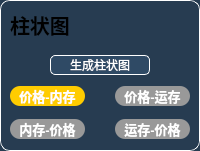
       <widget class="QFrame" name="frame_7">
        <property name="sizePolicy">
         <sizepolicy hsizetype="Preferred" vsizetype="Preferred">
          <horstretch>1</horstretch>
          <verstretch>0</verstretch>
         </sizepolicy>
        </property>
        <property name="styleSheet">
         <string notr="true">background-color: rgb(39,60,81);
border: 1px solid rgb(255, 255, 255);
border-radius: 10px;</string>
        </property>
        <property name="frameShape">
         <enum>QFrame::StyledPanel</enum>
        </property>
        <property name="frameShadow">
         <enum>QFrame::Raised</enum>
        </property>
        <layout class="QVBoxLayout" name="verticalLayout_4">
         <property name="spacing">
          <number>0</number>
         </property>
         <property name="leftMargin">
          <number>0</number>
         </property>
         <property name="topMargin">
          <number>0</number>
         </property>
         <property name="rightMargin">
          <number>0</number>
         </property>
         <property name="bottomMargin">
          <number>0</number>
         </property>
         <item>
          <widget class="QFrame" name="frame_20">
           <property name="sizePolicy">
            <sizepolicy hsizetype="Preferred" vsizetype="Preferred">
             <horstretch>1</horstretch>
             <verstretch>1</verstretch>
            </sizepolicy>
           </property>
           <property name="styleSheet">
            <string notr="true">border: 0px;</string>
           </property>
           <property name="frameShape">
            <enum>QFrame::StyledPanel</enum>
           </property>
           <property name="frameShadow">
            <enum>QFrame::Raised</enum>
           </property>
           <layout class="QHBoxLayout" name="horizontalLayout_3">
            <property name="bottomMargin">
             <number>5</number>
            </property>
            <item>
             <widget class="QLabel" name="label_6">
              <property name="sizePolicy">
               <sizepolicy hsizetype="Preferred" vsizetype="Preferred">
                <horstretch>3</horstretch>
                <verstretch>0</verstretch>
               </sizepolicy>
              </property>
              <property name="font">
               <font>
                <pointsize>15</pointsize>
                <weight>75</weight>
                <bold>true</bold>
               </font>
              </property>
              <property name="text">
               <string>&lt;html&gt;&lt;head/&gt;&lt;body&gt;&lt;p&gt;柱状图&lt;/p&gt;&lt;/body&gt;&lt;/html&gt;</string>
              </property>
              <property name="alignment">
               <set>Qt::AlignLeading|Qt::AlignLeft|Qt::AlignVCenter</set>
              </property>
             </widget>
            </item>
            <item>
             <widget class="QLabel" name="light1_status_L_2">
              <property name="sizePolicy">
               <sizepolicy hsizetype="Preferred" vsizetype="Preferred">
                <horstretch>1</horstretch>
                <verstretch>0</verstretch>
               </sizepolicy>
              </property>
              <property name="styleSheet">
               <string notr="true">image: url(:/img/img/ico/light_on.png);</string>
              </property>
              <property name="text">
               <string/>
              </property>
             </widget>
            </item>
           </layout>
          </widget>
         </item>
         <item>
          <widget class="QFrame" name="frame_13">
           <property name="sizePolicy">
            <sizepolicy hsizetype="Preferred" vsizetype="Preferred">
             <horstretch>1</horstretch>
             <verstretch>5</verstretch>
            </sizepolicy>
           </property>
           <property name="styleSheet">
            <string notr="true">border: 0px;</string>
           </property>
           <property name="frameShape">
            <enum>QFrame::StyledPanel</enum>
           </property>
           <property name="frameShadow">
            <enum>QFrame::Raised</enum>
           </property>
           <layout class="QVBoxLayout" name="verticalLayout_7">
            <property name="topMargin">
             <number>5</number>
            </property>
            <property name="bottomMargin">
             <number>11</number>
            </property>
            <item>
             <widget class="QFrame" name="frame_21">
              <property name="sizePolicy">
               <sizepolicy hsizetype="Preferred" vsizetype="Preferred">
                <horstretch>1</horstretch>
                <verstretch>2</verstretch>
               </sizepolicy>
              </property>
              <property name="styleSheet">
               <string notr="true">border: 0px;</string>
              </property>
              <property name="frameShape">
               <enum>QFrame::StyledPanel</enum>
              </property>
              <property name="frameShadow">
               <enum>QFrame::Raised</enum>
              </property>
              <layout class="QHBoxLayout" name="horizontalLayout_7">
               <property name="spacing">
                <number>0</number>
               </property>
               <property name="leftMargin">
                <number>0</number>
               </property>
               <property name="topMargin">
                <number>5</number>
               </property>
               <property name="rightMargin">
                <number>0</number>
               </property>
               <property name="bottomMargin">
                <number>5</number>
               </property>
               <item>
                <spacer name="horizontalSpacer_3">
                 <property name="orientation">
                  <enum>Qt::Horizontal</enum>
                 </property>
                 <property name="sizeType">
                  <enum>QSizePolicy::Preferred</enum>
                 </property>
                 <property name="sizeHint" stdset="0">
                  <size>
                   <width>40</width>
                   <height>20</height>
                  </size>
                 </property>
                </spacer>
               </item>
               <item>
                <widget class="QPushButton" name="light2_swich_PB">
                 <property name="enabled">
                  <bool>true</bool>
                 </property>
                 <property name="sizePolicy">
                  <sizepolicy hsizetype="Preferred" vsizetype="Preferred">
                   <horstretch>0</horstretch>
                   <verstretch>0</verstretch>
                  </sizepolicy>
                 </property>
                 <property name="styleSheet">
                  <string notr="true">color: rgb(255, 255, 255);
border: 1px solid rgb(255, 255, 255);
background-color: rgb(47,74,101);
border-radius: 5px;</string>
                 </property>
                 <property name="text">
                  <string>生成柱状图</string>
                 </property>
                </widget>
               </item>
               <item>
                <spacer name="horizontalSpacer_4">
                 <property name="orientation">
                  <enum>Qt::Horizontal</enum>
                 </property>
                 <property name="sizeType">
                  <enum>QSizePolicy::Preferred</enum>
                 </property>
                 <property name="sizeHint" stdset="0">
                  <size>
                   <width>40</width>
                   <height>20</height>
                  </size>
                 </property>
                </spacer>
               </item>
              </layout>
             </widget>
            </item>
            <item>
             <widget class="QFrame" name="frame_22">
              <property name="sizePolicy">
               <sizepolicy hsizetype="Preferred" vsizetype="Preferred">
                <horstretch>1</horstretch>
                <verstretch>1</verstretch>
               </sizepolicy>
              </property>
              <property name="styleSheet">
               <string notr="true">border: 0px;</string>
              </property>
              <property name="frameShape">
               <enum>QFrame::StyledPanel</enum>
              </property>
              <property name="frameShadow">
               <enum>QFrame::Raised</enum>
              </property>
              <layout class="QHBoxLayout" name="horizontalLayout_8">
               <property name="spacing">
                <number>30</number>
               </property>
               <property name="leftMargin">
                <number>0</number>
               </property>
               <property name="topMargin">
                <number>0</number>
               </property>
               <property name="rightMargin">
                <number>0</number>
               </property>
               <property name="bottomMargin">
                <number>0</number>
               </property>
               <item>
                <widget class="QPushButton" name="light2_1_PB">
                 <property name="sizePolicy">
                  <sizepolicy hsizetype="Preferred" vsizetype="Preferred">
                   <horstretch>0</horstretch>
                   <verstretch>0</verstretch>
                  </sizepolicy>
                 </property>
                 <property name="font">
                  <font>
                   <pointsize>10</pointsize>
                   <weight>75</weight>
                   <bold>true</bold>
                  </font>
                 </property>
                 <property name="styleSheet">
                  <string notr="true">background-color: rgb(255,204,0);
color: rgb(255, 255, 255);</string>
                 </property>
                 <property name="text">
                  <string>价格-内存</string>
                 </property>
                </widget>
               </item>
               <item>
                <widget class="QPushButton" name="light2_2_PB">
                 <property name="sizePolicy">
                  <sizepolicy hsizetype="Preferred" vsizetype="Preferred">
                   <horstretch>0</horstretch>
                   <verstretch>0</verstretch>
                  </sizepolicy>
                 </property>
                 <property name="font">
                  <font>
                   <pointsize>10</pointsize>
                   <weight>75</weight>
                   <bold>true</bold>
                  </font>
                 </property>
                 <property name="styleSheet">
                  <string notr="true">background-color: rgb(153,153,153);
color: rgb(255, 255, 255);</string>
                 </property>
                 <property name="text">
                  <string>价格-运存</string>
                 </property>
                </widget>
               </item>
              </layout>
             </widget>
            </item>
            <item>
             <widget class="QFrame" name="frame_23">
              <property name="sizePolicy">
               <sizepolicy hsizetype="Preferred" vsizetype="Preferred">
                <horstretch>1</horstretch>
                <verstretch>1</verstretch>
               </sizepolicy>
              </property>
              <property name="styleSheet">
               <string notr="true">border: 0px;</string>
              </property>
              <property name="frameShape">
               <enum>QFrame::StyledPanel</enum>
              </property>
              <property name="frameShadow">
               <enum>QFrame::Raised</enum>
              </property>
              <layout class="QHBoxLayout" name="horizontalLayout_9">
               <property name="spacing">
                <number>30</number>
               </property>
               <property name="leftMargin">
                <number>0</number>
               </property>
               <property name="topMargin">
                <number>7</number>
               </property>
               <property name="rightMargin">
                <number>0</number>
               </property>
               <property name="bottomMargin">
                <number>0</number>
               </property>
               <item>
                <widget class="QPushButton" name="light2_3_PB">
                 <property name="sizePolicy">
                  <sizepolicy hsizetype="Preferred" vsizetype="Preferred">
                   <horstretch>0</horstretch>
                   <verstretch>0</verstretch>
                  </sizepolicy>
                 </property>
                 <property name="font">
                  <font>
                   <pointsize>10</pointsize>
                   <weight>75</weight>
                   <bold>true</bold>
                  </font>
                 </property>
                 <property name="styleSheet">
                  <string notr="true">background-color: rgb(153,153,153);
color: rgb(255, 255, 255);</string>
                 </property>
                 <property name="text">
                  <string>内存-价格</string>
                 </property>
                </widget>
               </item>
               <item>
                <widget class="QPushButton" name="light2_4_PB">
                 <property name="sizePolicy">
                  <sizepolicy hsizetype="Preferred" vsizetype="Preferred">
                   <horstretch>0</horstretch>
                   <verstretch>0</verstretch>
                  </sizepolicy>
                 </property>
                 <property name="font">
                  <font>
                   <pointsize>10</pointsize>
                   <weight>75</weight>
                   <bold>true</bold>
                  </font>
                 </property>
                 <property name="styleSheet">
                  <string notr="true">background-color: rgb(153,153,153);
color: rgb(255, 255, 255);</string>
                 </property>
                 <property name="text">
                  <string>运存-价格</string>
                 </property>
                </widget>
               </item>
              </layout>
             </widget>
            </item>
           </layout>
          </widget>
         </item>
        </layout>
       </widget>
